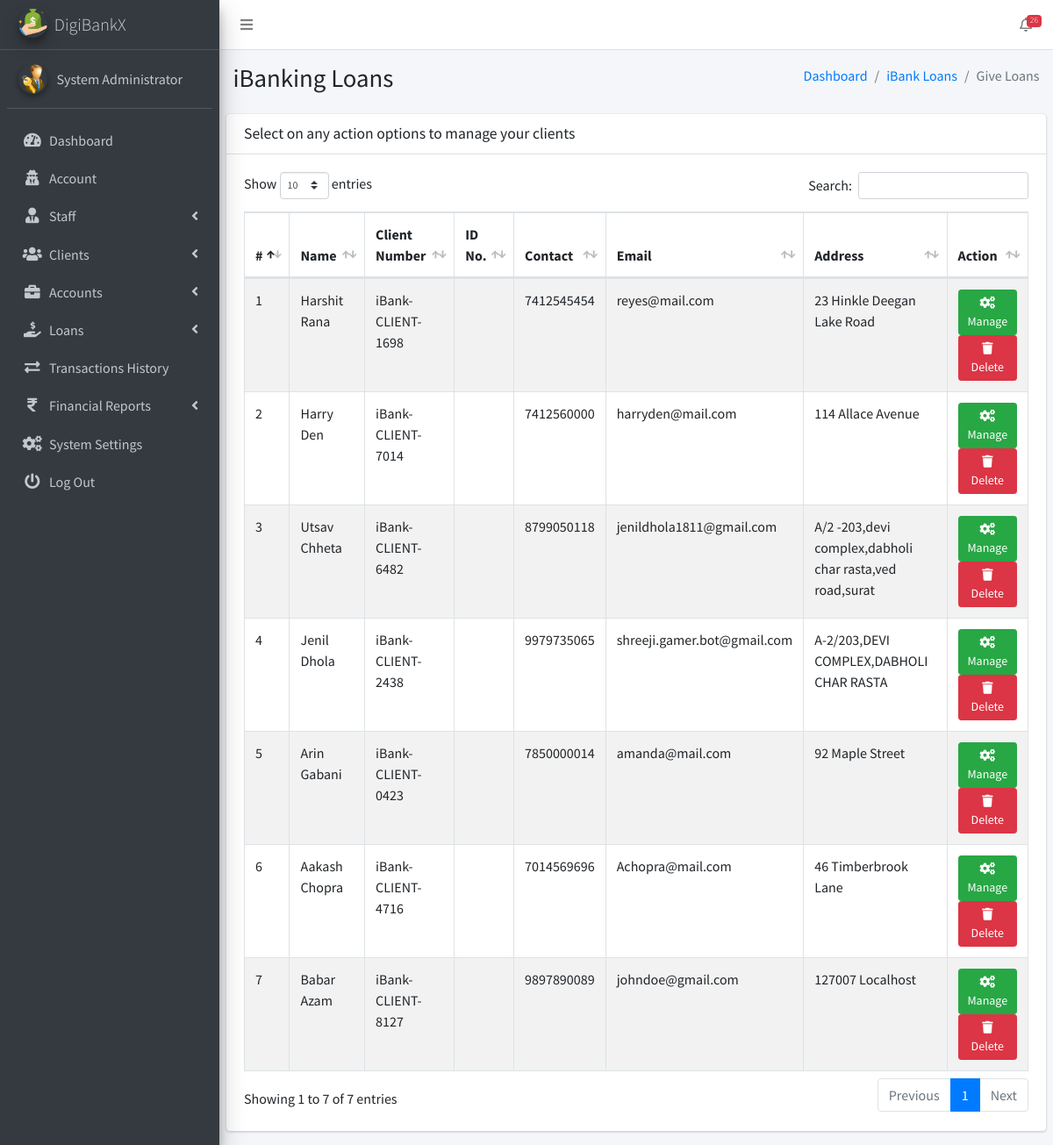
/admin/pages_loans.php (signed in), run on the app's committed database.
### tables this page shows
CREATE TABLE `ib_systemsettings` (
  `id` int(20) NOT NULL,
  `sys_name` longtext NOT NULL,
  `sys_tagline` longtext NOT NULL,
  `sys_logo` varchar(200) NOT NULL,
  `is_active` tinyint(1) NOT NULL DEFAULT 1
);

CREATE TABLE `ib_admin` (
  `admin_id` int(11) NOT NULL,
  `name` varchar(200) NOT NULL,
  `email` varchar(200) NOT NULL,
  `number` varchar(200) NOT NULL,
  `password` varchar(200) NOT NULL,
  `profile_pic` varchar(200) NOT NULL,
  `is_active` tinyint(1) NOT NULL DEFAULT 1,
  `otp` varchar(6) DEFAULT NULL,
  `otp_expiry` datetime DEFAULT NULL
);

CREATE TABLE `ib_clients` (
  `client_id` int(10) UNSIGNED NOT NULL,
  `name` varchar(200) NOT NULL,
  `phone` varchar(200) NOT NULL,
  `address` varchar(200) NOT NULL,
  `email` varchar(200) NOT NULL,
  `password` varchar(200) NOT NULL,
  `profile_pic` varchar(200) NOT NULL,
  `client_number` varchar(200) NOT NULL,
  `is_active` tinyint(1) NOT NULL DEFAULT 1,
  `otp` varchar(10) DEFAULT NULL,
  `otp_expiry` datetime DEFAULT NULL
);

### admin/pages_loans.php (the view, shortened to what this page needs)
<?php
include('conf/config.php');
?>
<!DOCTYPE html>
<html>
<?php include("dist/_partials/head.php"); ?>
<body class="hold-transition sidebar-mini">
  <div class="wrapper">
    <?php include("dist/_partials/nav.php"); ?>
    <?php include("dist/_partials/sidebar.php"); ?>
    <div class="content-wrapper">
      <section class="content-header">
        <div class="container-fluid">
          <div class="row mb-2">
            <div class="col-sm-6">
              <h1>iBanking Loans</h1>
            </div>
            <div class="col-sm-6">
              <ol class="breadcrumb float-sm-right">
                <li class="breadcrumb-item"><a href="pages_dashboard.php">Dashboard</a></li>
                <li class="breadcrumb-item"><a href="pages_manage_clients.php">iBank Loans</a></li>
                <li class="breadcrumb-item active">Give Loans</li>
              </ol>
            </div>
          </div>
        </div>
      </section>
      <section class="content">
        <div class="row">
          <div class="col-12">
            <div class="card">
              <div class="card-header">
                <h3 class="card-title">Select on any action options to manage your clients</h3>
              </div>
              <div class="card-body">
                <table id="example1" class="table table-hover table-bordered table-striped">
                  <thead>
                    <tr>
                      <th>#</th>
                      <th>Name</th>
                      <th>Client Number</th>
                      <th>ID No.</th>
                      <th>Contact</th>
                      <th>Email</th>
                      <th>Address</th>
                      <th>Action</th>
                    </tr>
                  </thead>
                  <tbody>
                    <?php
                    $ret = "SELECT * FROM  iB_clients ORDER BY RAND() ";
                    $stmt = $mysqli->prepare($ret);
                    $stmt->execute();
                    $res = $stmt->get_result();
                    $cnt = 1;
                    while ($row = $res->fetch_object()) {
                    ?>
                      <tr>
                        <td><?php echo $cnt; ?></td>
                        <td><?php echo $row->name; ?></td>
                        <td><?php echo $row->client_number; ?></td>
                        <td><?php echo $row->national_id; ?></td>
                        <td><?php echo $row->phone; ?></td>
                        <td><?php echo $row->email; ?></td>
                        <td><?php echo $row->address; ?></td>
                        <td>
                          <a class="btn btn-success btn-sm" href="pages_view_client.php?client_number=<?php echo $row->client_number; ?>">
                            <i class="fas fa-cogs"></i>
                            Manage
                          </a>
                          <a class="btn btn-danger btn-sm" href="pages_manage_clients.php?deleteClient=<?php echo $row->client_id; ?>">
                            <i class="fas fa-trash"></i>
                            Delete
                          </a>
                        </td>
                      </tr>
                    <?php $cnt = $cnt + 1;
                    } ?>
                </table>
              </div>
            </div>
          </div>
        </div>
      </section>
    </div>
  </div>
</body>
</html>

### admin/dist/_partials/sidebar.php (shortened to what this page needs)
<aside class="main-sidebar sidebar-dark-primary elevation-4">
    <?php
    $admin_id = $_SESSION['admin_id'];
    $query = "SELECT * FROM iB_admin WHERE admin_id = ?";
    $stmt = $mysqli->prepare($query);
    $stmt->bind_param('i', $admin_id);
    $stmt->execute();
    $res = $stmt->get_result();
    while ($row = $res->fetch_object()) {
        $profile_picture = empty($row->profile_pic)
            ? "<img src='dist/img/user_icon.png' class='img-circle elevation-2' alt='User Image'>"
            : "<img src='dist/img/$row->profile_pic' class='img-circle elevation-2' alt='User Image'>";
        $sys_query = "SELECT * FROM iB_SystemSettings";
        $stmt = $mysqli->prepare($sys_query);
        $stmt->execute();
        $sys_res = $stmt->get_result();
        while ($sys = $sys_res->fetch_object()) {
            ?>
            <a href="pages_dashboard.php" class="brand-link text-light">
                <img src="dist/img/<?php echo $sys->sys_logo; ?>" alt="Logo" class="brand-image img-circle elevation-3">
                <span class="brand-text font-weight-light"><?php echo $sys->sys_name; ?></span>
            </a>
            <div class="sidebar">
                <div class="user-panel mt-3 pb-3 mb-3 d-flex">
                    <div class="image"><?php echo $profile_picture; ?></div>
                    <div class="info">
                        <a href="#" class="d-block"><?php echo $row->name; ?></a>
                    </div>
                </div>
                <nav class="mt-2">
                    <ul class="nav nav-pills nav-sidebar flex-column" data-widget="treeview" role="menu">
                        <li class="nav-item">
                            <a href="pages_dashboard.php" class="nav-link">
                                <i class="nav-icon fas fa-tachometer-alt"></i>
                                <p>Dashboard</p>
                            </a>
                        </li>
                        <li class="nav-item">
                            <a href="pages_account.php" class="nav-link">
                                <i class="nav-icon fas fa-user-secret"></i>
                                <p>Account</p>
                            </a>
                        </li>
                        <li class="nav-item has-treeview">
                            <a href="#" class="nav-link">
                                <i class="nav-icon fas fa-user-tie"></i>
                                <p>Staff <i class="fas fa-angle-left right"></i></p>
                            </a>
                        </li>
                        <li class="nav-item has-treeview">
                            <a href="#" class="nav-link">
                                <i class="nav-icon fas fa-users"></i>
                                <p>Clients <i class="fas fa-angle-left right"></i></p>
                            </a>
                        </li>
                        <li class="nav-item has-treeview">
                            <a href="#" class="nav-link">
                                <i class="nav-icon fas fa-briefcase"></i>
                                <p>Accounts <i class="fas fa-angle-left right"></i></p>
                            </a>
                        </li>
                        <li class="nav-item has-treeview">
                            <a href="#" class="nav-link">
                                <i class="nav-icon fas fa-hand-holding-usd"></i>
                                <p>
                                    Loans
                                    <i class="fas fa-angle-left right"></i>
                                </p>
                            </a>
                        </li>
                        <li class="nav-item">
                            <a href="pages_transactions_engine.php" class="nav-link">
                                <i class="nav-icon fas fa-exchange-alt"></i>
                                <p>Transactions History</p>
                            </a>
                        </li>
                        <li class="nav-item has-treeview">
                            <a href="#" class="nav-link">
                                <i class="nav-icon fas fa-rupee-sign"></i>
                                <p>Financial Reports <i class="fas fa-angle-left right"></i></p>
                            </a>
                        </li>
                        <li class="nav-item">
                            <a href="pages_system_settings.php" class="nav-link">
                                <i class="nav-icon fas fa-cogs"></i>
                                <p>System Settings</p>
                            </a>
                        </li>
                        <li class="nav-item">
                            <a href="pages_logout.php" class="nav-link">
                                <i class="nav-icon fas fa-power-off"></i>
                                <p>Log Out</p>
                            </a>
                        </li>
                    </ul>
                </nav>
            </div>
        </aside>
    <?php }
    } ?>

### data on the page
ib_admin: name "System Administrator"
ib_systemsettings: sys_logo (picture), sys_name "DigiBankX", ib_admin.profile_pic (picture)
ib_clients: name "Harshit Rana", client_number "iBank-CLIENT-1698", phone "7412545454", email "reyes@mail.com", address "23 Hinkle Deegan Lake Road"
ib_clients: name "Harry Den", client_number "iBank-CLIENT-7014", phone "7412560000", email "harryden@mail.com", address "114 Allace Avenue"
ib_clients: name "Utsav Chheta", client_number "iBank-CLIENT-6482", phone "8799050118", email "jenildhola1811@gmail.com", address "A/2 -203,devi complex,dabholi char rasta,ved road,surat"
ib_clients: name "Jenil Dhola", client_number "iBank-CLIENT-2438", phone "9979735065", email "shreeji.gamer.bot@gmail.com", address "A-2/203,DEVI COMPLEX,DABHOLI CHAR RASTA"
ib_clients: name "Arin Gabani", client_number "iBank-CLIENT-0423", phone "7850000014", email "amanda@mail.com", address "92 Maple Street"
ib_clients: name "Aakash Chopra", client_number "iBank-CLIENT-4716", phone "7014569696", email "Achopra@mail.com", address "46 Timberbrook Lane"
ib_clients: name "Babar Azam", client_number "iBank-CLIENT-8127", phone "9897890089", email "johndoe@gmail.com", address "127007 Localhost"

### other printed values
$ntf "26"
